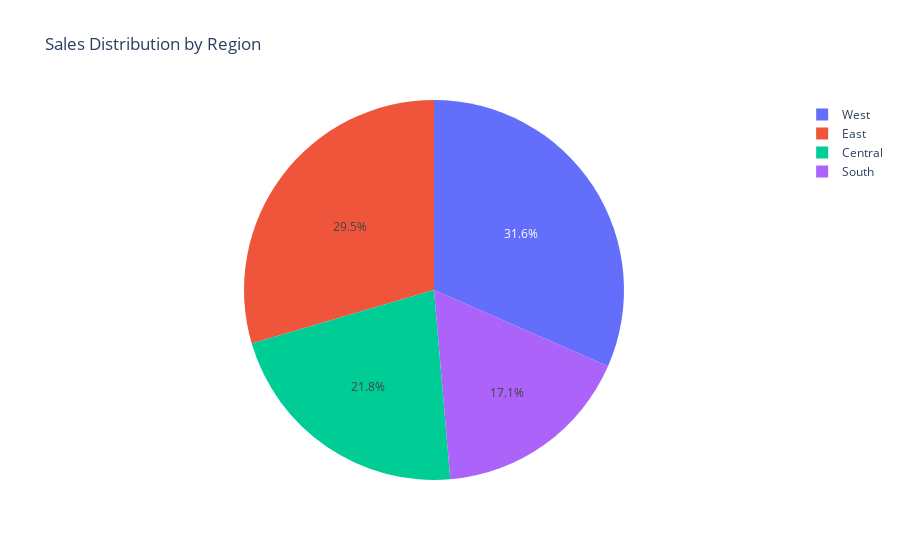

Write notebook code for a chart like this one.
### Markdown cell above
### sales_by_region.plot(kind = 'pie',title = 'Total sales in each region')
plt.show()

### Code cell
fig = px.pie(
    sales_by_region,
    names='Region',
    values='Sales',
    title='Sales Distribution by Region'
)

fig.show()

### Figure 1 — Plotly figure (JSON) as saved in the notebook; plotly's stock layout.template omitted (floating-point values rounded to 4 significant figures)
{"data": [{"domain": {"x": [0, 1], "y": [0, 1]}, "hovertemplate": "Region=%{label}<br>Sales=%{value}<extra></extra>", "labels": ["West", "East", "Central", "South"], "legendgroup": "", "name": "", "showlegend": true, "type": "pie", "values": [725500.0, 678800.0, 501200.0, 391700.0]}], "layout": {"legend": {"tracegroupgap": 0}, "title": {"text": "Sales Distribution by Region"}}}
